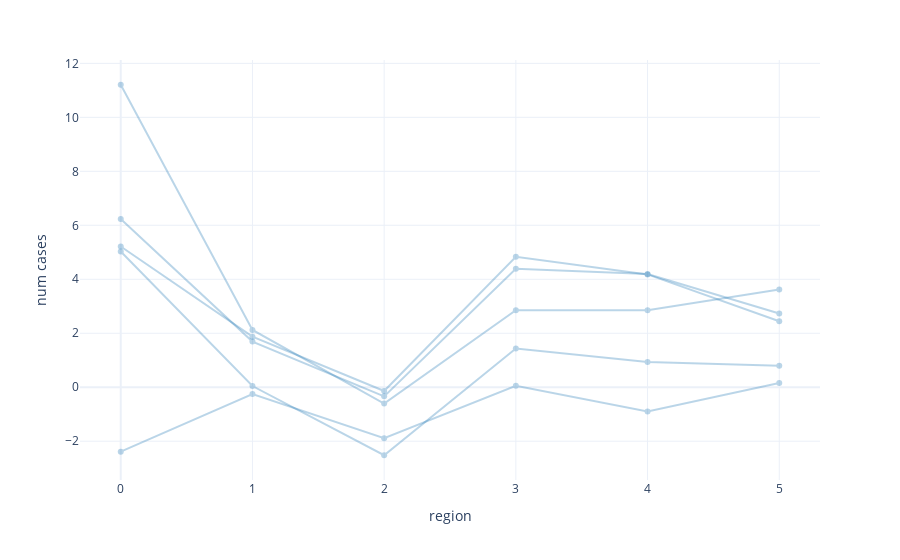

The notebook cell saved with this chart:
### Code cell
plot_process(jnp.expand_dims(vae_draws, axis = 0))

### Figure 1 — Plotly figure (JSON) as saved in the notebook; plotly's stock layout.template omitted (floating-point values rounded to 4 significant figures)
{"data": [{"hovertemplate": "<extra></extra>", "legendgroup": "", "line": {"color": "#636efa", "dash": "solid"}, "marker": {"symbol": "circle"}, "mode": "lines", "name": "", "orientation": "v", "showlegend": false, "type": "scatter", "xaxis": "x", "yaxis": "y"}, {"line": {"color": "rgb(31, 119, 180)"}, "opacity": 0.3, "type": "scatter", "x": [0, 1, 2, 3, 4, 5], "y": [11.21, 2.123, -0.607, 2.853, 2.855, 3.624]}, {"line": {"color": "rgb(31, 119, 180)"}, "opacity": 0.3, "type": "scatter", "x": [0, 1, 2, 3, 4, 5], "y": [5.03, 0.04325, -2.521, 1.438, 0.9337, 0.7997]}, {"line": {"color": "rgb(31, 119, 180)"}, "opacity": 0.3, "type": "scatter", "x": [0, 1, 2, 3, 4, 5], "y": [6.231, 1.692, -0.338, 4.391, 4.195, 2.733]}, {"line": {"color": "rgb(31, 119, 180)"}, "opacity": 0.3, "type": "scatter", "x": [0, 1, 2, 3, 4, 5], "y": [-2.387, -0.2494, -1.889, 0.05569, -0.8972, 0.153]}, {"line": {"color": "rgb(31, 119, 180)"}, "opacity": 0.3, "type": "scatter", "x": [0, 1, 2, 3, 4, 5], "y": [5.216, 1.873, -0.1404, 4.836, 4.181, 2.446]}], "layout": {"legend": {"tracegroupgap": 0}, "margin": {"t": 60}, "showlegend": false, "xaxis": {"anchor": "y", "domain": [0, 1], "title": {"text": "region"}}, "yaxis": {"anchor": "x", "domain": [0, 1], "title": {"text": "num cases"}}}}
